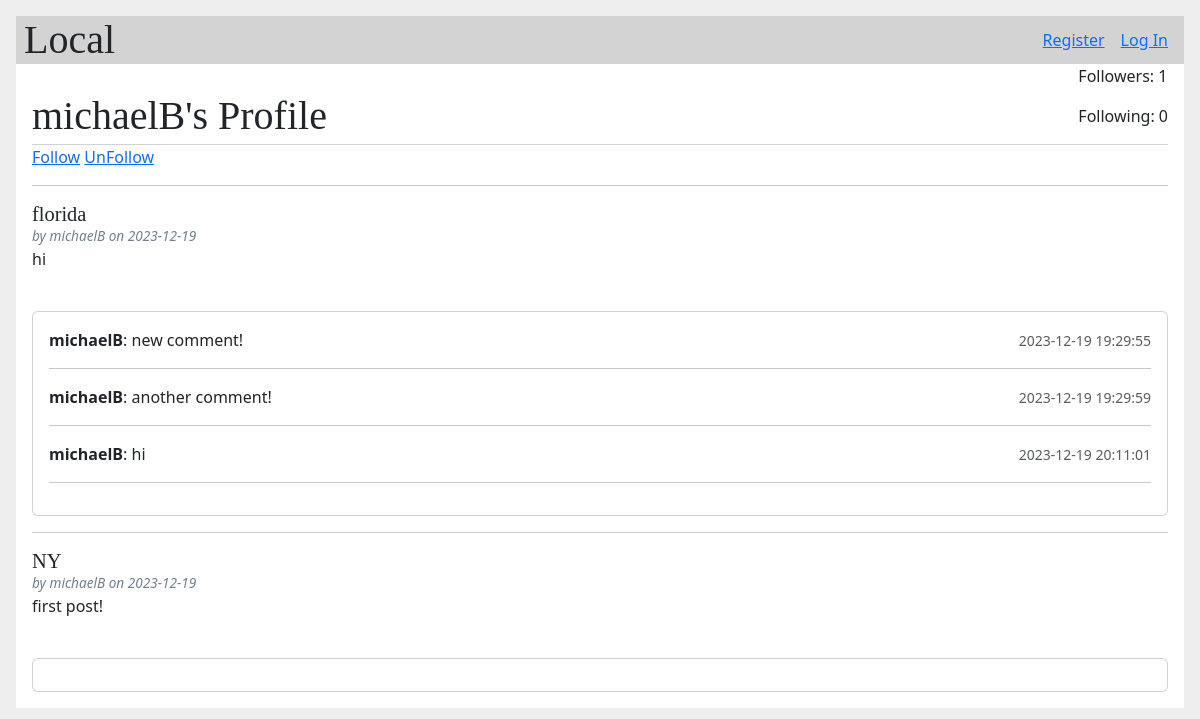
The app's page /user/michaelB, older data.
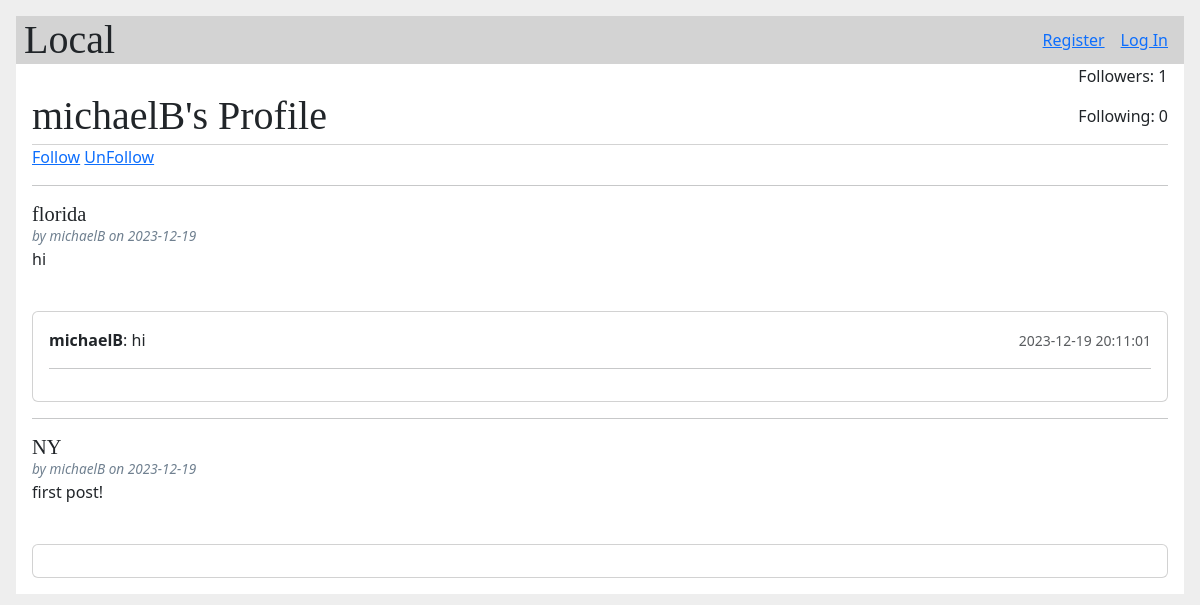
The same page, newer data.
### tables this page shows
CREATE TABLE user (
  id INTEGER PRIMARY KEY AUTOINCREMENT,
  email TEXT UNIQUE NOT NULL,
  username TEXT UNIQUE NOT NULL,
  password TEXT NOT NULL,
  first_name TEXT NOT NULL,
  last_name TEXT NOT NULL,
  Location TEXT
);

CREATE TABLE post (
  id INTEGER PRIMARY KEY AUTOINCREMENT,
  author_id INTEGER NOT NULL,
  created TIMESTAMP NOT NULL DEFAULT CURRENT_TIMESTAMP,
  destination TEXT NOT NULL,
  body TEXT NOT NULL,
  FOREIGN KEY (author_id) REFERENCES user (id)
);

CREATE TABLE comment (
  id INTEGER PRIMARY KEY AUTOINCREMENT,
  author_id INTEGER NOT NULL,
  post_id INTEGER NOT NULL,
  created TIMESTAMP NOT NULL DEFAULT CURRENT_TIMESTAMP,
  body TEXT NOT NULL,
  FOREIGN KEY (author_id) REFERENCES user (id) ON DELETE CASCADE,
  FOREIGN KEY (post_id) REFERENCES post (id) ON DELETE CASCADE
);

### flaskr/blog.py (the view)
@bp.route('/user/<username>', methods = ['GET','POST'])
def user(username):
   db = get_db()
   user = db.execute('SELECT * FROM user WHERE username = ?', (username,)).fetchone()
   if user is None:
      flash("username not found")
   posts = db.execute('SELECT p.id, destination, body, created, author_id, username'
        ' FROM post p JOIN user u ON p.author_id = u.id'
        ' WHERE u.id = ?'
        ' ORDER BY created DESC',
        (user['id'],)
    ).fetchall()
   comments = {}
   for post in posts:
      post_id = post['id']
      post_comments = db.execute(
         'SELECT c.id, body, username, created, author_id '
          'FROM comment c JOIN user u ON c.author_id = u.id '
          'WHERE c.post_id = ?',
          (post_id,)
      ).fetchall()
      comments[post_id] = post_comments
   follower_count = db.execute('SELECT COUNT(*) FROM followers WHERE following_id = ?', (user['id'],)).fetchone()[0]
   following_count = db.execute('SELECT COUNT(*) FROM followers WHERE follower_id = ?', (user['id'],)).fetchone()[0]
   return render_template('blog/user.html', posts=posts, comments=comments, user=user, follower_count=follower_count, following_count = following_count)

### flaskr/auth.py (called while the page is built)
@bp.before_app_request
def load_logged_in_user():
   user_id = session.get('user_id')
   if user_id is None:
      g.user = None
   else:
      g.user = get_db().execute(
         'SELECT * FROM user WHERE id = ?', (user_id,)
      ).fetchone()

### flaskr/db.py (called while the page is built)
def get_db():
    if 'db' not in g:
        g.db = sqlite3.connect(
            current_app.config['DATABASE'],
            detect_types=sqlite3.PARSE_DECLTYPES
        )
        g.db.row_factory = sqlite3.Row
    return g.db

### flaskr/templates/blog/user.html (shortened to what this page needs)
{% extends 'base.html' %}
{% block header %}
  <h1>{% block title %} {{ user['username'] }}'s Profile{% endblock %}</h1>
  <div>
    <p> Followers: {{follower_count}} </p> <p> Following: {{following_count}} </p>
  </div>
{% endblock %}
    {% block content %}
    <a href="{{ url_for('blog.follow', username= user['username']) }}">Follow</a>
    <a href="{{ url_for('blog.unfollow', username=user['username']) }}">UnFollow</a> <hr>
    {% for post in posts %}
      <article class="post">
        <header>
          <div>
            <h1>{{ post['destination'] }}</h1>
            <div class="about">by {{ post['username'] }} on {{ post['created'].strftime('%Y-%m-%d') }}</div>
          </div>
        </header>
        <p class="body">{{ post['body'] }}</p>
        <br />
        <div class="card" id="comments-{{ post['id'] }}">
          <div class="card-body" id="comments-expanded-{{ post['id'] }}">
            {% if comments[post['id']] %}
              {% for comment in comments[post['id']] %}
                <div class="d-flex justify-content-between align-items-center">
                  <div>
                    <b>{{ comment.username }}</b>: {{ comment.body }}
                  </div>
                  <div>
                    <small class="text-muted">{{ comment.created }}</small>
                  </div>
                </div>
                <hr>
              {% endfor %}
            {% endif %}
          </div>
        </div>
      </article>
      {% if not loop.last %}
        <hr>
      {% endif %}
    {% endfor %}
  {% endblock %}

### flaskr/templates/base.html (shortened to what this page needs)
<!doctype html>
<html>
  <head>
    <link rel="stylesheet" href="{{ url_for('static', filename='css/styles.css') }}">
    <link rel="stylesheet" href="https://cdn.jsdelivr.net/npm/bootstrap@5.3.0/dist/css/bootstrap.min.css">
  </head>
  <nav>
      <h1>Local</h1>
      <ul>
        {% if g.user %}
          <li><span>{{ g.user['username'] }}</span>
          {% block top %}{% endblock %}
          <li><a href="{{ url_for('auth.logout') }}">Log Out</a>
        {% else %}
          <li><a href="{{ url_for('auth.register') }}">Register</a>
          <li><a href="{{ url_for('auth.login') }}">Log In</a>
        {% endif %}
      </ul>
    </nav>
    <section class="content">
      <header>
        {% block header %}{% endblock %}
      </header>
      {% block content %}{% endblock %}
  </section>
</html>

### flaskr/static/css/styles.css (style rules this page uses)
html { font-family: sans-serif; background: #eee; padding: 1rem; }
h1, h2, h3, h4, h5, h6 { font-family: serif; color: #377ba8; margin: 1rem 0; }
a { color: #377ba8; }
hr { border: none; border-top: 1px solid lightgray; }
nav { background: lightgray; display: flex; align-items: center; padding: 0 0.5rem; }
nav h1 { flex: auto; margin: 0; }
nav ul { display: flex; list-style: none; margin: 0; padding: 0; }
nav ul li a, nav ul li span, header .action { display: block; padding: 0.5rem; }
.content { padding: 0 1rem 1rem; }
.content > header { border-bottom: 1px solid lightgray; display: flex; align-items: flex-end; }
.content > header h1 { flex: auto; margin: 1rem 0 0.25rem 0; }
.post > header { display: flex; align-items: flex-end; font-size: 0.85em; }
.post > header > div:first-of-type { flex: auto; }
.post > header h1 { font-size: 1.5em; margin-bottom: 0; }
.post .about { color: slategray; font-style: italic; }
.post .body { white-space: pre-line; }
.content:last-child { margin-bottom: 0; }

Row changes from the older to the newer data that the page shows:
removed comment: username "michaelB", body "new comment!", created "2023-12-19 19:29:55", shown under post "florida"
removed comment: username "michaelB", body "another comment!", created "2023-12-19 19:29:59", shown under post "florida"
